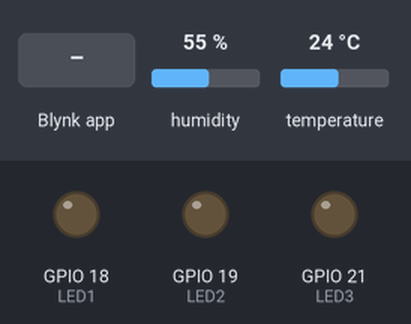
The sketch below on a simulated ESP32. Parts: output pins drawn as LEDs (lit = HIGH). Inputs (shaded band) come from the test bench; at power-on: humidity 55 %, temperature 24 °C. WiFi joins after 1.5 s; servers stay silent unless stated; what the sketch prints to the serial monitor is not drawn.

Above: at 3.0 s.
3.1 s: Blynk app writes 1 to V0
At 4.3 s:
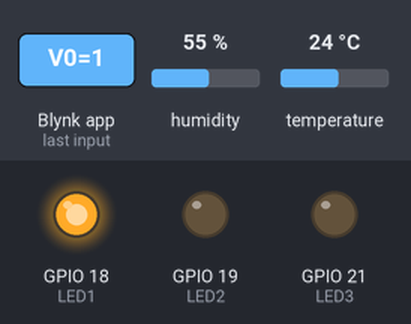
4.6 s: Blynk app writes 1 to V1
At 5.5 s:
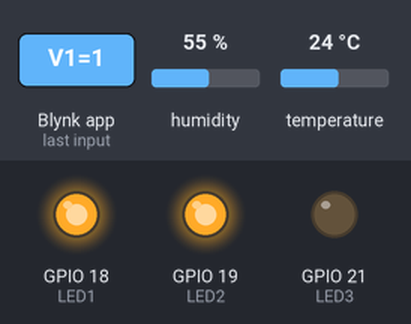
6.1 s: Blynk app writes 0 to V0
At 6.4 s:
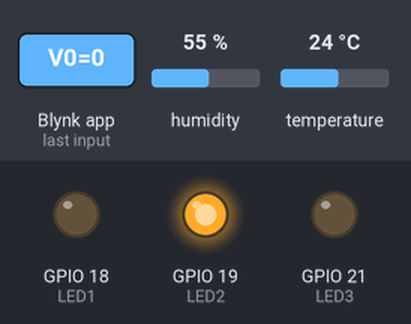
7.6 s: Blynk app writes 1 to V2
At 8.5 s:
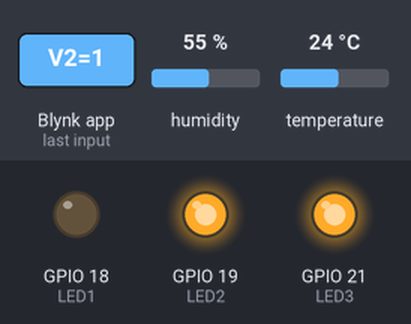
9.1 s: Blynk app writes 200 to V0
At 9.4 s:
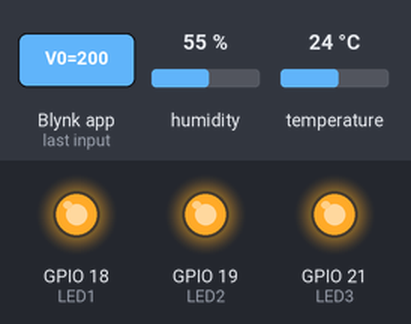
Timing chart, 0 to 12.1 s (numbered marks = the images above; inputs shaded):
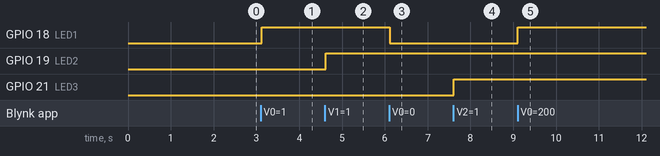

The sketch:

Lesson_21_Blynk_Monitor.ino
```cpp
#define BLYNK_TEMPLATE_ID "YOUR_TEMPLATE_ID"
#define BLYNK_DEVICE_NAME "YOUR_DEVICE_NAME"
#define BLYNK_AUTH_TOKEN  "YOUR_AUTH_TOKEN"

#define BLYNK_PRINT Serial

#include <WiFi.h>
#include <WiFiClient.h>
#include <BlynkSimpleEsp32.h>
#include <SimpleDHT.h>

char auth[] = BLYNK_AUTH_TOKEN;
char ssid[] = "YOUR_WIFI_SSID";
char pass[] = "YOUR_WIFI_PASSWORD";

#define LED1    18
#define LED2    19
#define LED3    21
#define LED4    22
#define DHTPIN  23

SimpleDHT11 dht11(DHTPIN);

unsigned long lastMillis = 0;

BLYNK_WRITE(V0) {
  pinMode(LED1, OUTPUT);
  digitalWrite(LED1, param.asInt());
}

BLYNK_WRITE(V1) {
  pinMode(LED2, OUTPUT);
  digitalWrite(LED2, param.asInt());
}

BLYNK_WRITE(V2) {
  pinMode(LED3, OUTPUT);
  digitalWrite(LED3, param.asInt());
}

BLYNK_WRITE(V3) {
  pinMode(LED4, OUTPUT);
  digitalWrite(LED4, param.asInt());
}

void setup() {
  Serial.begin(9600);
  Serial.println();

  Blynk.begin(auth, ssid, pass);
}

void loop() {
  Blynk.run();

  byte temperature = 0;
  byte humidity = 0;

  int err = SimpleDHTErrSuccess;

  if ((err = dht11.read(&temperature, &humidity, NULL)) != SimpleDHTErrSuccess) {
    Serial.print(".");
    return;
  }
  Serial.println();

  Serial.println("Temperature: " + String(temperature) + " °C");
  Serial.println("Humidity: " + String(humidity) + " %RH");

  if(millis() - lastMillis > 15000){
    Serial.println("=> Send data to Blynk App.");

    Blynk.virtualWrite(V4, temperature);
    Blynk.virtualWrite(V5, humidity);
  }
}
```

Measured:
- after the input at 3.1 s, GPIO 18 (LED1): LOW → HIGH at once
- after the input at 4.6 s, GPIO 19 (LED2): LOW → HIGH at once
- after the input at 6.1 s, GPIO 18 (LED1): HIGH → LOW at once
- after the input at 7.6 s, GPIO 21 (LED3): LOW → HIGH at once
- after the input at 9.1 s, GPIO 18 (LED1): LOW → HIGH at once
